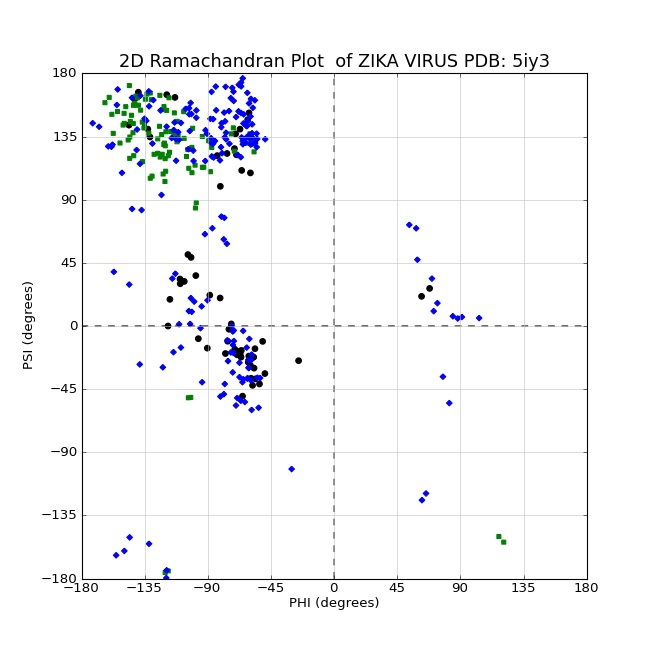

Write the Python code that produced this figure.
import matplotlib.pyplot as plt
import chimera, numpy as np

def ramaPlot(res_L, saveFilePath = ""):
    plt.ion()
    fig = plt.figure(figsize = (8,8))

    ax = fig.add_subplot(111, aspect = 'equal')
    ax.set_title("2D Ramachandran Plot  of ZIKA VIRUS PDB: " + saveFilePath, fontsize = 16)
    ax.set_xlabel("PHI (degrees)", fontsize = 12)
    ax.set_ylabel("PSI (degrees)", fontsize = 12)
    ax.set_xlim([-180, 180])
    ax.set_ylim([-180, 180])
    ax.set_xticks([-180, -135, -90, -45, 0, 45, 90, 135, 180])
    ax.set_yticks([-180, -135, -90, -45, 0, 45, 90, 135, 180])
    ax.grid(True, linestyle = '-', color = '0.75')
    ax.hlines(0, -180, 180, colors='k', linestyles='dashed')
    ax.vlines(0, -180, 180, colors='k', linestyles='dashed')

    # Initialization:
    # List indicies: 0 for Helix, 1 for Strand, and 2 for Coil.
    colors_T = ('k', 'g', 'b') # Marker colors for Helix, Strand, and Coil.
    shapes_T = ('o', 's', 'd') # Marker shapes for Helix, Strand, and Coil.
    phi_L = [[], [], []]    # Phi lists for Helix, Strand, and Coil
    psi_L = [[], [], []]    # Psi lists for Helix, Strand, and Coil 

        
    # Generate the phi, psi coordinate lists:
    for r in res_L:
        if r.phi is None or r.psi is None: continue # Skip if residue has no phi, psi attributes.
        if r.isHelix:
            phi_L[0].append(r.phi)
            psi_L[0].append(r.psi)
        if r.isStrand:
            phi_L[1].append(r.phi)
            psi_L[1].append(r.psi)    
        if not (r.isHelix or r.isStrand):
            phi_L[2].append(r.phi)
            psi_L[2].append(r.psi)

    # Drop in the markers:
    for i in range(3):
        ax.scatter(phi_L[i], psi_L[i], s = 20, color = colors_T[i], marker = shapes_T[i])

    # Save file if the saveFilePath parameter is not the empty string.
    if saveFilePath != "":
        fig.savefig(saveFilePath + "_RamachandranPlot", dpi = fig.dpi)
        
    #raw_input("Hit Enter to dismiss the plot.")
    #plt.close()


#==============================================================================

#pdbIDchars = raw_input("Type in 4 character PDB ID or PDB file name: \n")
prot = chimera.openModels.open("5iy3", type="PDB")[0]

ramaPlot(prot.residues, "5iy3")
